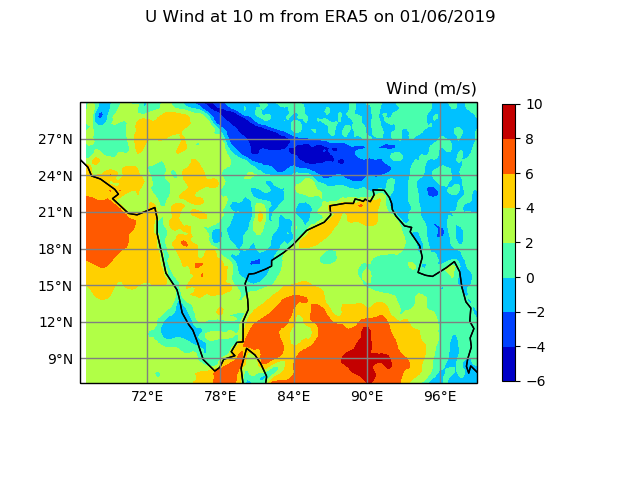

This chart was generated by the following Python code:
###########Import necessary modules##########################

import netCDF4 as nc
import numpy as np
import matplotlib.pyplot as plt
import datetime as dt
import cartopy
import cartopy.crs as ccrs
import cartopy.feature as cfeature
from cartopy.mpl.gridliner import LONGITUDE_FORMATTER, LATITUDE_FORMATTER

############ File to be read ####################
############ IMD Gridded Rainfall data ##########

file_name  = filename='/mnt/d/DATA/ERA5/Wind/ERA5_Wind_2019.nc'

################# open file ######################

f = nc.Dataset(file_name)
print(f)                # gives us information about the variables 
                        #contained in the file and their dimensions
                      
for var in f.variables.values():
    print(var)          # Metadata for all variables

print(f['u10'])          # Metadata of single variable

################# read variables  ################

u10   = f.variables['u10'][:]
lats = f.variables['latitude'][:]
lons = f.variables['longitude'][:]
time = f.variables['time']		# In the file for the time dimension year has been set as 2010 in all year files

#print(lons.min()," ,",lons.max())
#print(lats)
##############Subscripting over lat, lon and time###############

############Subsetting over time##############

st_date=dt.datetime(2019,6,1,0,0)	# Start date and hour
date=nc.num2date(time[:],units=time.units,calendar='standard')
istart=nc.date2index(st_date,time,calendar='standard',select='exact')


############Subsetting over lat and lon##############

latbounds = [ 7 , 30 ]	#degrees north
lonbounds = [ 66.5 , 99 ] 	# degrees east 

latselect=np.logical_and(lats>=latbounds[0],lats<=latbounds[1])
lonselect=np.logical_and(lons>=lonbounds[0],lons<=lonbounds[1])
u10sub=u10[:,latselect,:][:,:,lonselect]
U10SUB=u10sub[istart,:,:]

#############Plot Resources#######################

Lats=lats[latselect]
Lons=lons[lonselect]

m = plt.axes(projection=ccrs.PlateCarree())
m.set_extent([lonbounds[0], lonbounds[1], latbounds[0], latbounds[1]], crs=ccrs.PlateCarree())
m.coastlines(resolution='110m')
m.add_feature(cartopy.feature.COASTLINE, edgecolor='black')

gl=m.gridlines(crs=ccrs.PlateCarree(),draw_labels=True,color='gray',linewidth=1.0)
gl.xlabels_top = False
gl.ylabels_right = False
gl.xformatter = LONGITUDE_FORMATTER
gl.yformatter = LATITUDE_FORMATTER

c= m.contourf(Lons, Lats, U10SUB, transform=ccrs.PlateCarree(),cmap='jet')
plt.suptitle('U Wind at 10 m from ERA5 on 01/06/2019')
plt.title('Wind (m/s)', loc='right')
plt.colorbar(c,shrink=0.75)
plt.savefig('contour_map_cartopy.png')

exit()
